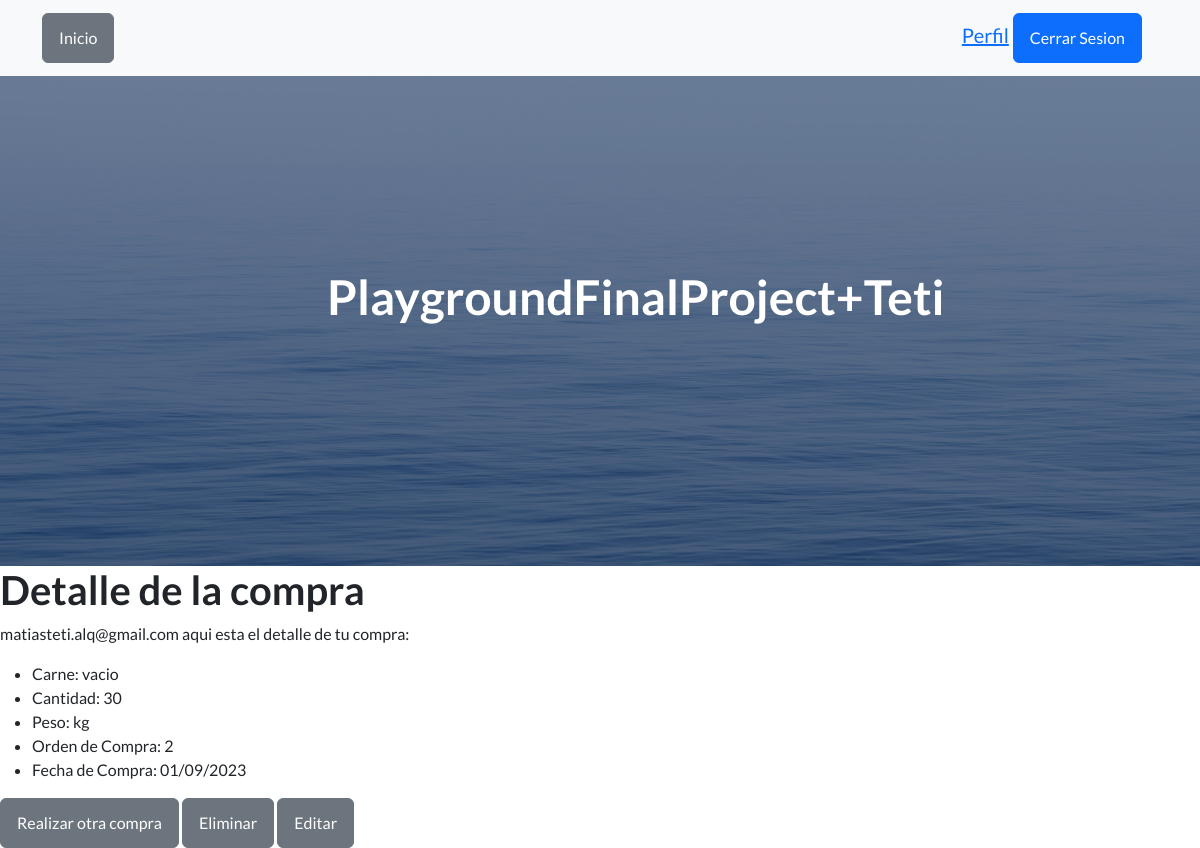
Page /app1/leer_carne/ (signed in) on the earlier database version.
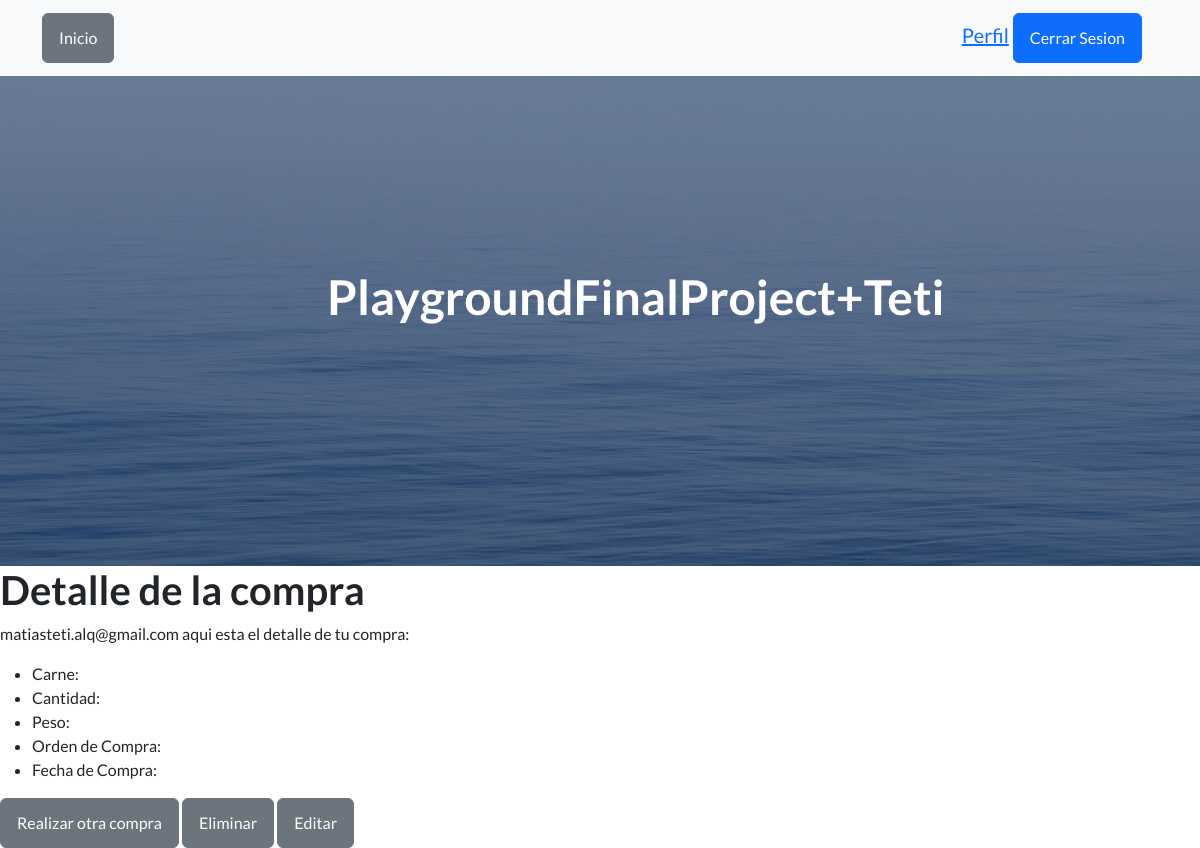
Same page on the later database version.
### app1/models.py (models this page shows, shortened)
class Carniceria(models.Model):
    id = models.AutoField(primary_key=True)
    usuario = models.ForeignKey(User, on_delete=models.CASCADE)
    carne = models.CharField(max_length=100)
    cantidad = models.IntegerField()
    peso = models.CharField(max_length=100, default="0.0")
    fecha_creacion = models.DateTimeField(auto_now_add=True)

### app1/views.py (the view)
# urls.py: path('leer_carne/', views.leer_carne, name='leer_carne'),
@login_required(login_url='app1:login')
def leer_carne(request):
    compra_carne = Carniceria.objects.last()  # Obtiene el último registro
    return render(request, 'leer_carne.html', {'compra_carne': compra_carne})

### Template/leer_carne.html (shortened to what this page needs)
{% extends 'index.html' %}
{% block content %}
<!DOCTYPE html>
<html>
<head>
</head>
<body>
    <h1>Detalle de la compra</h1>
    <p>{{ user }} aqui esta el detalle de tu compra:</p>
    <ul>
        <li>Carne: {{ compra_carne.carne }}</li>
        <li>Cantidad: {{ compra_carne.cantidad }}</li>
        <li>Peso: {{ compra_carne.peso }}</li>
        <li>Orden de Compra: {{ compra_carne.id }}</li>
        <li>Fecha de Compra: {{ compra_carne.fecha_creacion|date:"d/m/Y" }}</li>
    </ul>
    <a href="{% url 'app1:carniceria' %}" class="btn btn-secondary">Realizar otra compra</a>
    <a href="{% url 'app1:eliminar_carne' compra_carne.id %}" class="btn btn-secondary">Eliminar</a>
    <a href="{% url 'app1:editar_carne' compra_carne.id %}" class="btn btn-secondary">Editar</a>
</body>
</html>
{% endblock %}

Differences in the rows shown:
removed Carniceria: carne "vacio", cantidad "30", peso "kg", id "2", fecha_creacion "01/09/2023"
